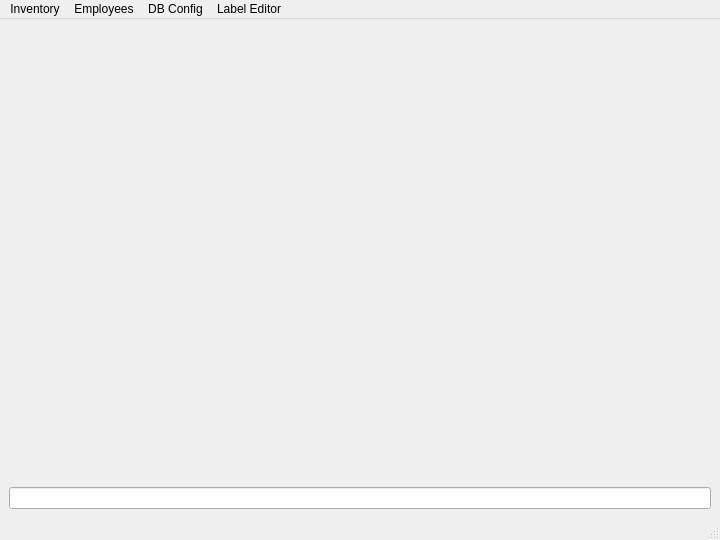
<?xml version="1.0" encoding="UTF-8"?>
<ui version="4.0">
 <class>MainWindow</class>
 <widget class="QMainWindow" name="MainWindow">
  <property name="windowTitle">
   <string>Lab Management System</string>
  </property>
  <property name="geometry">
   <rect>
    <x>0</x><y>0</y><width>720</width><height>540</height>
   </rect>
  </property>

  <!-- Flat menu bar with module actions only -->
  <widget class="QMenuBar" name="menubar">
   <property name="geometry">
    <rect><x>0</x><y>0</y><width>720</width><height>23</height></rect>
   </property>
   <addaction name="actionInventory"/>
   <addaction name="actionEmployees"/>
   <addaction name="actionShowDBConfig"/>
   <addaction name="actionShowLabelEditor"/>
  </widget>

  <!-- Define those actions -->
  <action name="actionInventory">
   <property name="text"><string>Inventory</string></property>
  </action>
  <action name="actionEmployees">
   <property name="text"><string>Employees</string></property>
  </action>
  <action name="actionShowDBConfig">
   <property name="text"><string>DB Config</string></property>
  </action>
  <action name="actionShowLabelEditor">
   <property name="text"><string>Label Editor</string></property>
  </action>

  <!-- No toolbars, no other menus -->

  <widget class="QWidget" name="centralwidget">
   <layout class="QVBoxLayout" name="verticalLayout">
    <item>
     <widget class="QStackedWidget" name="stackedWidget">
      <widget class="QWidget" name="inventoryPage"/>
      <widget class="QWidget" name="employeesPage"/>
      <widget class="QWidget" name="dbconfigPage"/>
      <widget class="QWidget" name="labelEditorPage"/>
     </widget>
    </item>
    <item>
     <widget class="QLineEdit" name="barcodeLineEdit">
      <property name="visible"><bool>false</bool></property>
     </widget>
    </item>
   </layout>
  </widget>

  <widget class="QStatusBar" name="statusbar"/>
 </widget>
 <resources/>
 <connections/>
</ui>
